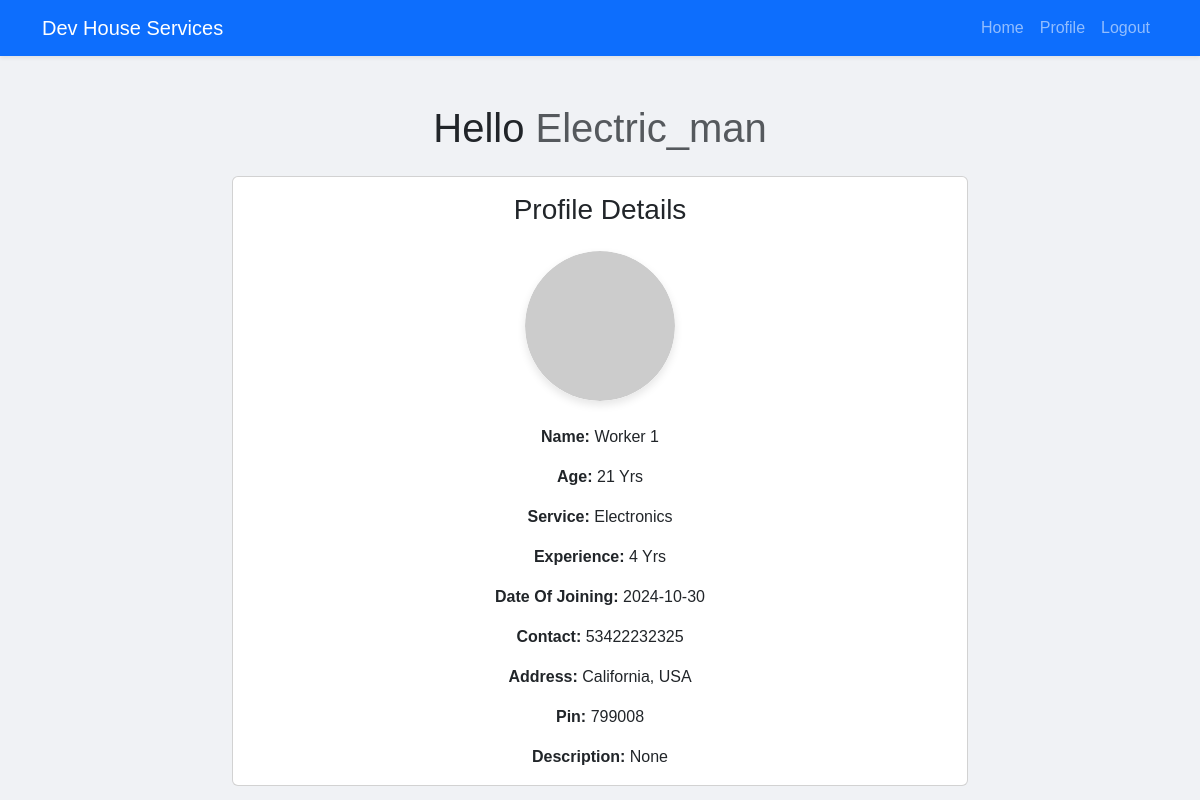
/services/1/worker/1/show (signed in), run on the app's committed database.
### models.py (models this page shows, shortened)
class Worker(db.Model):
    id = db.Column(db.Integer, primary_key=True)
    username = db.Column(db.String(36), unique=True, nullable=False)
    passhash = db.Column(db.String(256), nullable=False)
    name = db.Column(db.String(36), nullable=True)
    age = db.Column(db.Integer, nullable=False)
    service_id = db.Column(db.Integer, db.ForeignKey('services.id'), nullable=True)
    experience = db.Column(db.Integer, nullable=True)
    date_of_join = db.Column(db.Date, default=func.current_date())
    contact = db.Column(db.String(15), nullable=False)
    email = db.Column(db.String(120), nullable=False, unique=True)
    address = db.Column(db.String(100), nullable=False)
    pin = db.Column(db.String(10), nullable=False)
    description = db.Column(db.String(200), nullable=True)
    jobs = db.relationship('Job', backref='worker', lazy=True)
    requests = db.relationship('Request', backref='worker', lazy=True)
    rating = db.Column(db.Float, default=0.0)
    rating_count = db.Column(db.Integer, default=0)

class Services(db.Model):
    id = db.Column(db.Integer, primary_key=True)
    name = db.Column(db.String(36), unique=True, nullable=False)
    base_price = db.Column(db.Integer)
    time_required = db.Column(db.Integer)
    description = db.Column(db.String(50))
    workers = db.relationship('Worker', backref='service', lazy=True)
    requests = db.relationship('Request', backref='service', lazy=True)

### routs.py (the view)
@app.route('/services/<int:service_id>/worker/<int:worker_id>/show')
@admin_required
def show_worker(service_id, worker_id):
    worker = Worker.query.filter_by(service_id= service_id, id=worker_id).first()
    return render_template("workers/show_worker.html", worker = worker)

### routs.py (called while the page is built)
def admin_required(func):
    @wraps(func)
    def inner(*args, **kwargs):
        if 'user_id' not in session:
            flash('Please login to continue')
            return redirect(url_for('login'))
        user = User.query.get(session['user_id'])
        if not user.is_admin:
            flash('You are not authorized to access this page')
            return redirect(url_for('index'))
        return func(*args, **kwargs)
    return inner

### templates/workers/show_worker.html (shortened to what this page needs)
{% extends 'layout.html' %}
{% block style %}
    <link rel="stylesheet" href="{{ url_for('static', filename='css/profile.css') }}">
{% endblock %}
{% block content %}
    <div class="text-center">
        <br>
        <br>
        <h1 class="mb-4">Hello <span class="text-muted">{{ worker.username }}</span></h1>
        <div class="row justify-content-center">
            <div class="col-md-8">
                <div class="card">
                    <div class="card-body d-flex flex-column align-items-center">
                        <h3 class="card-title mb-4">Profile Details</h3>
                        <div class="profile-pic mb-4">
                            <img src="https://api.dicebear.com/9.x/lorelei/svg?seed={{ worker.username }}" alt="Profile Picture" class="img-fluid rounded-circle" style="max-width: 150px;">
                        </div>
                        <p class="card-text"><strong>Name:</strong> {{ worker.name }}</p>
                        <p class="card-text"><strong>Age:</strong> {{ worker.age }} Yrs</p>
                        <p class="card-text"><strong>Service:</strong> {{ worker.service.name }}</p>
                        <p class="card-text"><strong>Experience:</strong> {{ worker.experience }} Yrs</p>
                        <p class="card-text"><strong>Date Of Joining:</strong> {{ worker.date_of_join }}</p>
                        <p class="card-text"><strong>Contact:</strong> {{ worker.contact }}</p>
                        <p class="card-text"><strong>Address:</strong> {{ worker.address }}</p>
                        <p class="card-text"><strong>Pin:</strong> {{ worker.pin }}</p>
                        <p class="card-text"><strong>Description:</strong> {{ worker.description }}</p>
                    </div>
                </div>
            </div>
        </div>
    </div>
{% endblock %}

### static/css/profile.css (style rules this page uses)
body, html { height: 100%; margin: 0; font-family: Arial, sans-serif; background-color: #f0f2f5; }
.profile-pic { margin-bottom: 20px; border-radius: 50%; overflow: hidden; width: 150px; height: 150px; display: flex; justify-content: center; align-items: center; box-shadow: 0 4px 8px rgba(0, 0, 0, 0.1); }
.profile-pic img { width: 100%; height: 100%; object-fit: cover; }

### data on the page
Worker: username "Electric_man", name "Worker 1", age "21", experience "4", date_of_join "2024-10-30", contact "53422232325", address "California, USA", pin "799008", description "None"
Services: service.name "Electronics"
